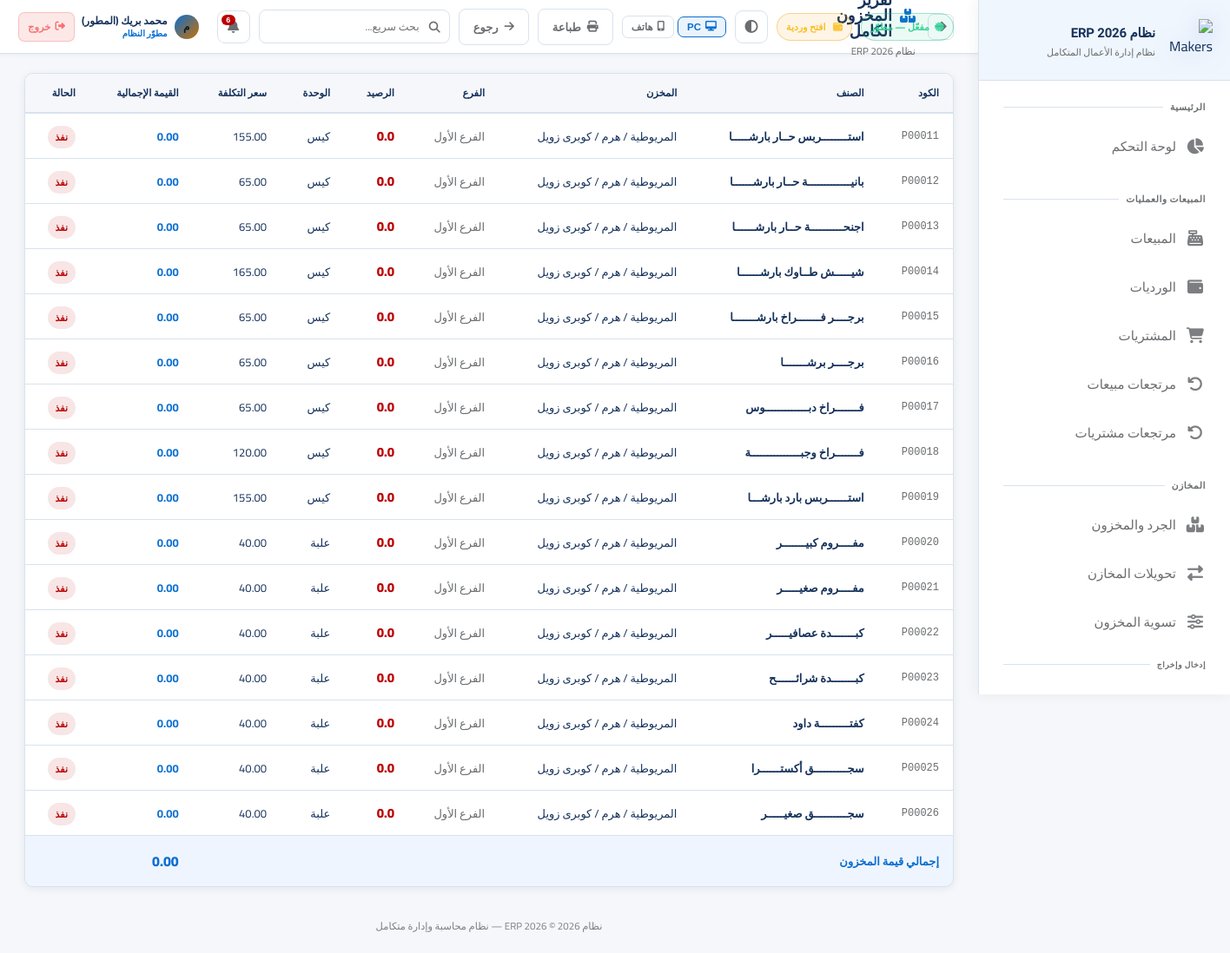
Page /reports/inventory (signed in) on the committed database.
### app.py (models this page shows, shortened)
class AppSetting(db.Model):
    id = db.Column(db.Integer, primary_key=True)
    key = db.Column(db.String(80), unique=True, nullable=False)
    value = db.Column(db.Text)

class User(UserMixin, db.Model):
    id = db.Column(db.Integer, primary_key=True)
    username = db.Column(db.String(80), unique=True, nullable=False)
    password_hash = db.Column(db.String(256))
    full_name = db.Column(db.String(120))
    role = db.Column(db.String(20), default='user')  # developer, admin, manager, user
    branch_id = db.Column(db.Integer, db.ForeignKey('branch.id'))
    is_active = db.Column(db.Boolean, default=True)
    created_at = db.Column(db.DateTime, default=datetime.utcnow)
    last_seen = db.Column(db.DateTime, nullable=True)
    last_ip = db.Column(db.String(64), nullable=True)
    last_user_agent = db.Column(db.String(256), nullable=True)
    permissions = db.Column(db.Text)  # JSON list of permission keys; empty = استخدام صلاحيات الدور

class Stock(db.Model):
    id = db.Column(db.Integer, primary_key=True)
    product_id = db.Column(db.Integer, db.ForeignKey('product.id'), nullable=False)
    warehouse_id = db.Column(db.Integer, db.ForeignKey('warehouse.id'), nullable=False)
    quantity = db.Column(db.Float, default=0)
    warehouse = db.relationship('Warehouse')
    __table_args__ = (db.UniqueConstraint('product_id', 'warehouse_id'),)

class Product(db.Model):
    id = db.Column(db.Integer, primary_key=True)
    code = db.Column(db.String(50), unique=True, nullable=False)
    name = db.Column(db.String(200), nullable=False)
    barcode = db.Column(db.String(50))
    category_id = db.Column(db.Integer, db.ForeignKey('category.id'))
    unit = db.Column(db.String(20), default='قطعة')
    cost_price = db.Column(db.Float, default=0)
    sell_price = db.Column(db.Float, default=0)
    min_stock = db.Column(db.Float, default=0)
    description = db.Column(db.Text)
    is_active = db.Column(db.Boolean, default=True)
    created_at = db.Column(db.DateTime, default=datetime.utcnow)
    stock_items = db.relationship('Stock', backref='product', lazy=True)

class Warehouse(db.Model):
    id = db.Column(db.Integer, primary_key=True)
    name = db.Column(db.String(100), nullable=False)
    branch_id = db.Column(db.Integer, db.ForeignKey('branch.id'))
    manager_id = db.Column(db.Integer, db.ForeignKey('user.id'))
    address = db.Column(db.String(200))
    is_active = db.Column(db.Boolean, default=True)
    manager = db.relationship('User', foreign_keys=[manager_id])

class Branch(db.Model):
    id = db.Column(db.Integer, primary_key=True)
    name = db.Column(db.String(100), nullable=False)
    address = db.Column(db.String(200))
    phone = db.Column(db.String(20))
    is_active = db.Column(db.Boolean, default=True)
    users = db.relationship('User', backref='branch', lazy=True)
    warehouses = db.relationship('Warehouse', backref='branch', lazy=True)

### app.py (the view)
@app.route('/reports/inventory')
@login_required
def report_inventory():
    stocks = db.session.query(Stock, Product, Warehouse).join(Product).join(Warehouse).filter(
        Product.is_active == True, Warehouse.is_active == True).all()
    return render_template('report_inventory.html', stocks=stocks)

### templates/report_inventory.html (shortened to what this page needs)
{% extends 'base.html' %}
{% set block_icon = 'fas fa-boxes' %}
{% block topbar_actions %}
<button onclick="window.print()" class="btn btn-outline"><i class="fas fa-print"></i> طباعة</button>
<a href="{{ url_for('reports') }}" class="btn btn-outline"><i class="fas fa-arrow-right"></i> رجوع</a>
{% endblock %}
{% block content %}
<div class="card"><div class="table-container"><table>
    <thead><tr><th>الكود</th><th>الصنف</th><th>المخزن</th><th>الفرع</th><th>الرصيد</th><th>الوحدة</th><th>سعر التكلفة</th><th>القيمة الإجمالية</th><th>الحالة</th></tr></thead>
    <tbody>
        {% set ns = namespace(total_val=0) %}
        {% for stock, product, warehouse in stocks %}
        {% set val = stock.quantity * product.cost_price %}
        {% set ns.total_val = ns.total_val + val %}
        <tr>
            <td style="font-family:monospace;font-size:12px;color:var(--text-muted);">{{ product.code }}</td>
            <td style="font-weight:600;">{{ product.name }}</td>
            <td>{{ warehouse.name }}</td>
            <td style="color:var(--text-muted);">{{ warehouse.branch.name if warehouse.branch else '—' }}</td>
            <td style="font-weight:800;font-size:15px;
                color:{% if stock.quantity <= 0 %}var(--danger){% elif stock.quantity <= product.min_stock and product.min_stock > 0 %}var(--warning){% else %}var(--success){% endif %};">
                {{ stock.quantity }}
            </td>
            <td>{{ product.unit }}</td>
            <td>{{ "{:,.2f}".format(product.cost_price) }}</td>
            <td style="font-weight:700;color:var(--info);">{{ "{:,.2f}".format(val) }}</td>
            <td>
                {% if stock.quantity <= 0 %}<span class="badge badge-danger">نفذ</span>
                {% elif stock.quantity <= product.min_stock and product.min_stock > 0 %}<span class="badge badge-warning">تحت الحد</span>
                {% else %}<span class="badge badge-success">متوفر</span>{% endif %}
            </td>
        </tr>
        {% else %}
        <tr><td colspan="9" style="text-align:center;padding:40px;color:var(--text-muted);">لا توجد بيانات</td></tr>
        {% endfor %}
        {% if stocks %}
        <tr style="background:rgba(59,130,246,0.08);font-weight:800;">
            <td colspan="7" style="padding:14px 16px;color:var(--info);">إجمالي قيمة المخزون</td>
            <td style="padding:14px 16px;font-size:16px;color:var(--info);">{{ "{:,.2f}".format(ns.total_val) }}</td>
            <td></td>
        </tr>
        {% endif %}
    </tbody>
</table></div></div>
{% endblock %}

### templates/base.html (shortened to what this page needs)
<!DOCTYPE html>
<html lang="ar" dir="rtl" data-theme="fiori" data-layout-default="{{ layout_max_width | default('1400px') }}">
<head>
    <link rel="stylesheet" href="https://cdnjs.cloudflare.com/ajax/libs/font-awesome/6.5.0/css/all.min.css">
    <link rel="stylesheet" href="{{ url_for('static', filename='css/style.css') }}">
</head>
<body>
<aside class="sidebar sidebar-enterprise" id="sidebar">
    <div class="sidebar-logo">
        <div class="logo-icon">
            <img src="{{ url_for('static', filename='img/logo-makers-erp-3d.png') }}" alt="Makers ERP">
        </div>
        <div class="logo-text">
            <div class="name">{{ app_brand_title | default('النظام المحاسبي الذكي ERP') }}</div>
            <div class="sub">نظام إدارة الأعمال المتكامل</div>
        </div>
    </div>
    <nav class="sidebar-nav" id="sidebarNav" style="display:flex;flex-direction:column;padding-bottom:8px;">
        <div class="nav-section">
            <div class="nav-label">الرئيسية</div>
            {% if can('dashboard') %}
            <a href="{{ url_for('dashboard') }}" class="nav-link {% if request.endpoint=='dashboard' %}active{% endif %}">
                <i class="fas fa-chart-pie"></i><span class="label">لوحة التحكم</span>
            </a>
            {% endif %}
        </div>
        {% if can('sales') or can('purchases') or can('returns') %}
        <div class="nav-section">
            <div class="nav-label">المبيعات والعمليات</div>
            {% if can('sales') %}
            <a href="{{ url_for('sales') }}" class="nav-link ">
                <i class="fas fa-cash-register"></i><span class="label">المبيعات</span>
            </a>
            {% endif %}
            {% if can('shifts') %}
            <a href="{{ url_for('shifts') }}" class="nav-link {% if 'shift' in (request.endpoint or '') %}active{% endif %}">
                <i class="fas fa-wallet"></i><span class="label">الورديات</span>
            </a>
            {% endif %}
            {% if can('purchases') %}
            <a href="{{ url_for('purchases') }}" class="nav-link {% if 'purchase' in (request.endpoint or '') and 'return' not in (request.endpoint or '') and 'report' not in (request.endpoint or '') %}active{% endif %}">
                <i class="fas fa-shopping-cart"></i><span class="label">المشتريات</span>
            </a>
            {% endif %}
            {% if can('returns') %}
            <a href="{{ url_for('sale_returns') }}" class="nav-link {% if request.endpoint in ['sale_returns','new_sale_return'] %}active{% endif %}">
                <i class="fas fa-undo"></i><span class="label">مرتجعات مبيعات</span>
            </a>
            <a href="{{ url_for('purchase_returns') }}" class="nav-link {% if request.endpoint in ['purchase_returns','new_purchase_return'] %}active{% endif %}">
                <i class="fas fa-undo-alt"></i><span class="label">مرتجعات مشتريات</span>
            </a>
            {% endif %}
        </div>
        {% endif %}
        {% if can('inventory') or can('transfers') or can('adjust_stock') %}
        <div class="nav-section">
            <div class="nav-label">المخازن</div>
            {% if can('inventory') %}
            <a href="{{ url_for('inventory') }}" class="nav-link {% if request.endpoint=='inventory' %}active{% endif %}">
                <i class="fas fa-boxes"></i><span class="label">الجرد والمخزون</span>
            </a>
            {% endif %}
            {% if can('transfers') %}
            <a href="{{ url_for('transfers') }}" class="nav-link {% if 'transfer' in (request.endpoint or '') %}active{% endif %}">
                <i class="fas fa-exchange-alt"></i><span class="label">تحويلات المخازن</span>
            </a>
            {% endif %}
            {% if can('adjust_stock') %}
            <a href="{{ url_for('adjust_stock') }}" class="nav-link {% if request.endpoint=='adjust_stock' %}active{% endif %}">
                <i class="fas fa-sliders-h"></i><span class="label">تسوية المخزون</span>
            </a>
            {% endif %}
            {% if can('inventory') %}
            <div class="nav-label" style="padding-top:10px;font-size:9px;">إدخال وإخراج</div>
            <a href="{{ url_for('inventory_memos_list') }}" class="nav-link ">
            </a>
            {% endif %}
        </div>
        {% endif %}
    </nav>
</aside>
<main class="main-content">
    <div class="topbar">
        <div style="display:flex;align-items:center;gap:14px;">
            <button type="button" onclick="history.back()" class="icon-btn" title="رجوع" style="font-size:15px;flex-shrink:0;"><i class="fas fa-arrow-right"></i></button>
            <div>
                <div class="page-title"><i class="{{ block_icon | default('fas fa-home') }}"></i>{% block page_title %}الرئيسية{% endblock %}</div>
                <div class="breadcrumb">{% block breadcrumb %}{{ app_brand_title }}{% endblock %}</div>
            </div>
        </div>
        <div class="topbar-right">
            {% if subscription_status %}
            <span class="sub-pill {% if subscription_status.kind in ('developer','permanent') %}ok{% elif subscription_status.kind in ('expired','none') %}bad{% else %}warn{% endif %}" title="حالة الاشتراك / الترخيص">
                <i class="fas fa-certificate" style="margin-left:6px;opacity:.85;"></i>{{ subscription_status.line }}
            </span>
            {% endif %}
            {% if current_open_shift %}
            <a href="{{ url_for('shift_detail', id=current_open_shift.id) }}" class="sub-pill ok" title="لديك وردية مفتوحة" style="text-decoration:none;">
                <i class="fas fa-wallet" style="margin-left:6px;opacity:.85;"></i> وردية مفتوحة
            </a>
            {% elif can('shifts') %}
            <a href="{{ url_for('open_shift') }}" class="sub-pill warn" title="لا توجد وردية مفتوحة" style="text-decoration:none;">
                <i class="fas fa-wallet" style="margin-left:6px;opacity:.85;"></i> افتح وردية
            </a>
            {% endif %}
            <button type="button" class="theme-toggle" onclick="erpToggleTheme()" title="تبديل الثيم (Fiori / فاتح / داكن)"><i class="fas fa-adjust"></i></button>
            <div class="erp-device-layout-tools" style="display:flex;align-items:center;gap:4px;flex-shrink:0;" title="وضع العرض — يُحفظ على هذا الجهاز فقط">
                <button type="button" id="btnLayoutPC" onclick="erpSetLayout('pc')" title="عرض PC"
                    style="display:flex;align-items:center;gap:5px;padding:5px 10px;border-radius:7px;font-size:11.5px;font-weight:700;
                           border:1px solid var(--border);background:transparent;color:var(--text-muted);cursor:pointer;transition:all .18s;">
                    <i class="fas fa-desktop"></i> PC
                </button>
                <button type="button" id="btnLayoutPhone" onclick="erpSetLayout('phone')" title="عرض هاتف"
                    style="display:flex;align-items:center;gap:5px;padding:5px 10px;border-radius:7px;font-size:11.5px;font-weight:700;
                           border:1px solid var(--border);background:transparent;color:var(--text-muted);cursor:pointer;transition:all .18s;">
                    <i class="fas fa-mobile-alt"></i> هاتف
                </button>
            </div>
            {% block topbar_actions %}{% endblock %}
            <div style="position:relative;" id="globalSearchWrapper">
                <div style="position:relative;">
                    <i class="fas fa-search" style="position:absolute;right:11px;top:50%;transform:translateY(-50%);color:var(--text-muted);font-size:13px;pointer-events:none;"></i>
                    <input type="text" id="globalSearchInput" placeholder="بحث سريع..." autocomplete="off"
                        style="width:220px;padding:7px 34px 7px 12px;background:rgba(255,255,255,.04);border:1px solid var(--border);
                               border-radius:8px;color:var(--text);font-family:Cairo,sans-serif;font-size:12.5px;transition:all .2s;"
                        onfocus="this.style.borderColor='var(--accent)';this.style.width='280px'"
                        onblur="setTimeout(()=>{this.style.borderColor='';this.style.width='220px';closeGlobalSearch()},200)">
                </div>
            </div>
            <div style="position:relative;" id="notifWrapper">
                <button class="notif-btn" onclick="toggleNotif()" title="الإشعارات">
                    <i class="fas fa-bell"></i>
                    <span class="notif-count" id="notifCount"></span>
                </button>
            </div>
            <div style="display:flex;align-items:center;gap:8px;padding:4px 10px;border-radius:10px;
                        background:rgba(255,255,255,.05);border:1px solid rgba(255,255,255,.09);
                        backdrop-filter:blur(12px);-webkit-backdrop-filter:blur(12px);flex-shrink:0;">
                <div style="width:28px;height:28px;border-radius:50%;background:linear-gradient(135deg,var(--accent),#c97000);
                            display:flex;align-items:center;justify-content:center;font-size:12px;font-weight:800;color:#0f1422;flex-shrink:0;">
                    {{ (current_user.full_name or current_user.username)[0] }}
                </div>
                <div style="line-height:1.3;min-width:0;">
                    <div style="font-size:12px;font-weight:700;color:var(--text);white-space:nowrap;overflow:hidden;text-overflow:ellipsis;max-width:100px;">
                        {{ current_user.full_name or current_user.username }}
                    </div>
                    <div style="font-size:10px;color:var(--accent);font-weight:600;">
                        {% if current_user.role=='developer' %}مطوّر النظام
                        {% elif current_user.role=='admin' %}مدير النظام
                        {% elif current_user.role=='manager' %}مشرف
                        {% else %}مستخدم{% endif %}
                    </div>
                </div>
                <a href="{{ url_for('logout') }}" title="تسجيل الخروج"
                   style="display:flex;align-items:center;gap:5px;padding:5px 10px;border-radius:7px;
                          background:rgba(239,68,68,.12);border:1px solid rgba(239,68,68,.25);
                          color:#f87171;font-size:11.5px;font-weight:700;text-decoration:none;white-space:nowrap;
                          transition:all .18s;flex-shrink:0;"
                   onmouseover="this.style.background='rgba(239,68,68,.22)';this.style.borderColor='rgba(239,68,68,.5)'"
                   onmouseout="this.style.background='rgba(239,68,68,.12)';this.style.borderColor='rgba(239,68,68,.25)'">
                    <i class="fas fa-sign-out-alt"></i> خروج
                </a>
            </div>
        </div>
    </div>
    <div class="content fade-in">
        {% block content %}{% endblock %}
    </div>
    <div class="app-footer-note">{{ app_brand_title }} © 2026 — نظام محاسبة وإدارة متكامل</div>
</main>
</body>
</html>

### rows in the picture
AppSetting: value "نظام ERP 2026"
User: full_name "م", full_name "محمد بريك (المطور)"
Stock: code "P00011", name "استــــــــربس حــار بارشـــــا", name "المريوطية / هرم / كوبرى زويل", branch "الفرع الأول", quantity "0.0", unit "كيس", quantity "0.00", shows "نفذ"
Product: cost_price "155.00"
Stock: code "P00012", name "بانيـــــــــــــة حــار بارشــــــا", name "المريوطية / هرم / كوبرى زويل", branch "الفرع الأول", quantity "0.0", unit "كيس", quantity "0.00", shows "نفذ"
Product: cost_price "65.00"
Stock: code "P00013", name "اجنحــــــــــة حــار بارشــــــا", name "المريوطية / هرم / كوبرى زويل", branch "الفرع الأول", quantity "0.0", unit "كيس", quantity "0.00", shows "نفذ"
Product: cost_price "65.00"
Stock: code "P00014", name "شيـــــش طــاوك بارشــــــا", name "المريوطية / هرم / كوبرى زويل", branch "الفرع الأول", quantity "0.0", unit "كيس", quantity "0.00", shows "نفذ"
Product: cost_price "165.00"
Stock: code "P00015", name "برجــــر فـــــــراخ بارشـــــــا", name "المريوطية / هرم / كوبرى زويل", branch "الفرع الأول", quantity "0.0", unit "كيس", quantity "0.00", shows "نفذ"
Product: cost_price "65.00"
Stock: code "P00016", name "برجــــر برشـــــــا", name "المريوطية / هرم / كوبرى زويل", branch "الفرع الأول", quantity "0.0", unit "كيس", quantity "0.00", shows "نفذ"
Product: cost_price "65.00"
Stock: code "P00017", name "فـــــــراخ دبـــــــــــــوس", name "المريوطية / هرم / كوبرى زويل", branch "الفرع الأول", quantity "0.0", unit "كيس", quantity "0.00", shows "نفذ"
Product: cost_price "65.00"
Stock: code "P00018", name "فـــــــراخ وجبـــــــــــــــة", name "المريوطية / هرم / كوبرى زويل", branch "الفرع الأول", quantity "0.0", unit "كيس", quantity "0.00", shows "نفذ"
Product: cost_price "120.00"
Stock: code "P00019", name "استــــــربس بارد بارشـــا", name "المريوطية / هرم / كوبرى زويل", branch "الفرع الأول", quantity "0.0", unit "كيس", quantity "0.00", shows "نفذ"
Product: cost_price "155.00"
Stock: code "P00020", name "مفــــروم كبيـــــــر", name "المريوطية / هرم / كوبرى زويل", branch "الفرع الأول", quantity "0.0", unit "علبة", quantity "0.00", shows "نفذ"
Product: cost_price "40.00"
Stock: code "P00021", name "مفــــروم صغيـــــر", name "المريوطية / هرم / كوبرى زويل", branch "الفرع الأول", quantity "0.0", unit "علبة", quantity "0.00", shows "نفذ"
Product: cost_price "40.00"
Stock: code "P00022", name "كبـــــــدة عصافيـــــر", name "المريوطية / هرم / كوبرى زويل", branch "الفرع الأول", quantity "0.0", unit "علبة", quantity "0.00", shows "نفذ"
Product: cost_price "40.00"
Stock: code "P00023", name "كبـــــــدة شرائــــــح", name "المريوطية / هرم / كوبرى زويل", branch "الفرع الأول", quantity "0.0", unit "علبة", quantity "0.00", shows "نفذ"
Product: cost_price "40.00"
Stock: code "P00024", name "كفتـــــــــة داود", name "المريوطية / هرم / كوبرى زويل", branch "الفرع الأول", quantity "0.0", unit "علبة", quantity "0.00", shows "نفذ"
Product: cost_price "40.00"
Stock: code "P00025", name "سجــــــــــق أكستــــــرا", name "المريوطية / هرم / كوبرى زويل", branch "الفرع الأول", quantity "0.0", unit "علبة", quantity "0.00", shows "نفذ"
Product: cost_price "40.00"
Stock: code "P00026", name "سجــــــــــق صغيـــــر", name "المريوطية / هرم / كوبرى زويل", branch "الفرع الأول", quantity "0.0", unit "علبة", quantity "0.00", shows "نفذ"
Product: cost_price "40.00"

### other values in the picture
{{ subscription_status.line }} "مفعّل — مطوّر"
{{ "{:,.2f}".format(ns.total_val) }} "0.00"
